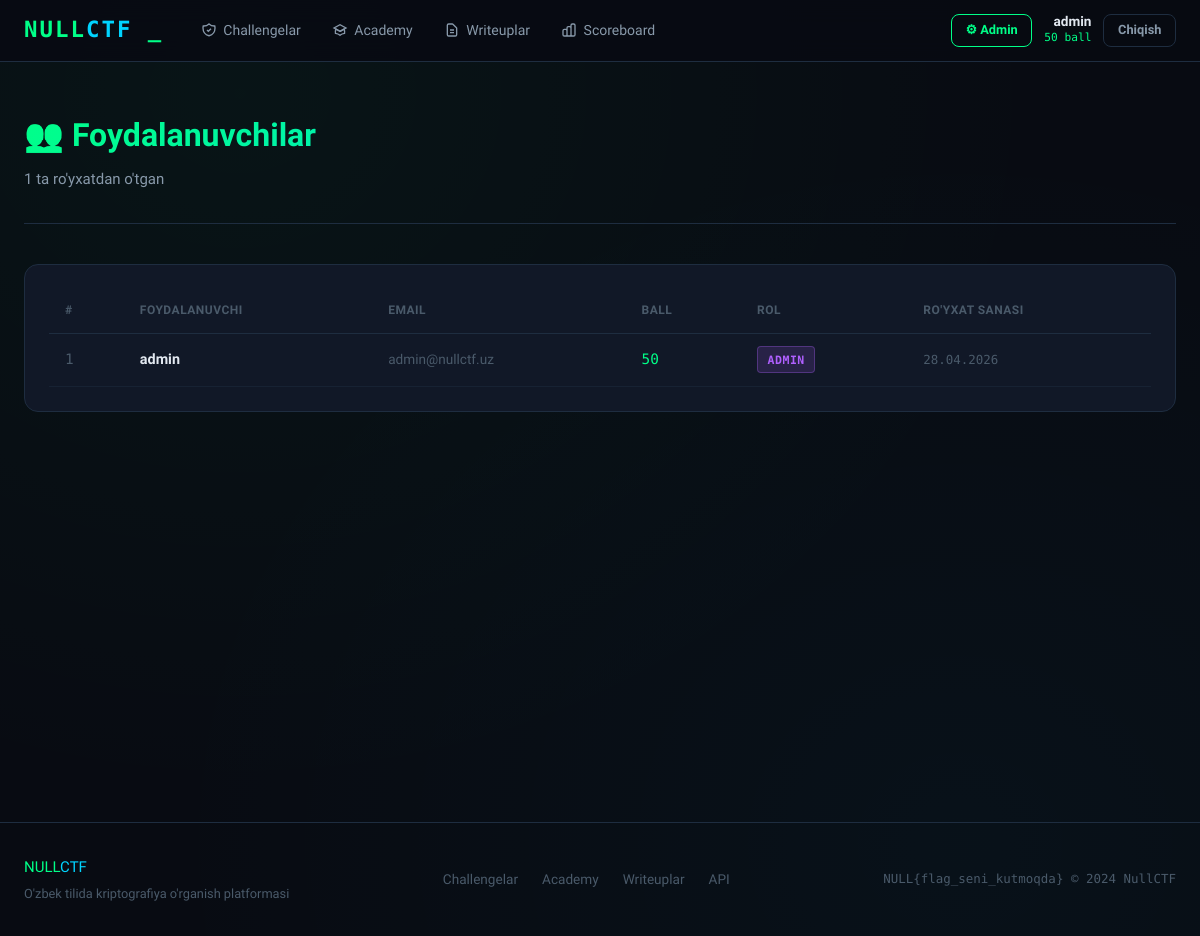
/admin/users (signed in), run on an earlier commit of the app's database.
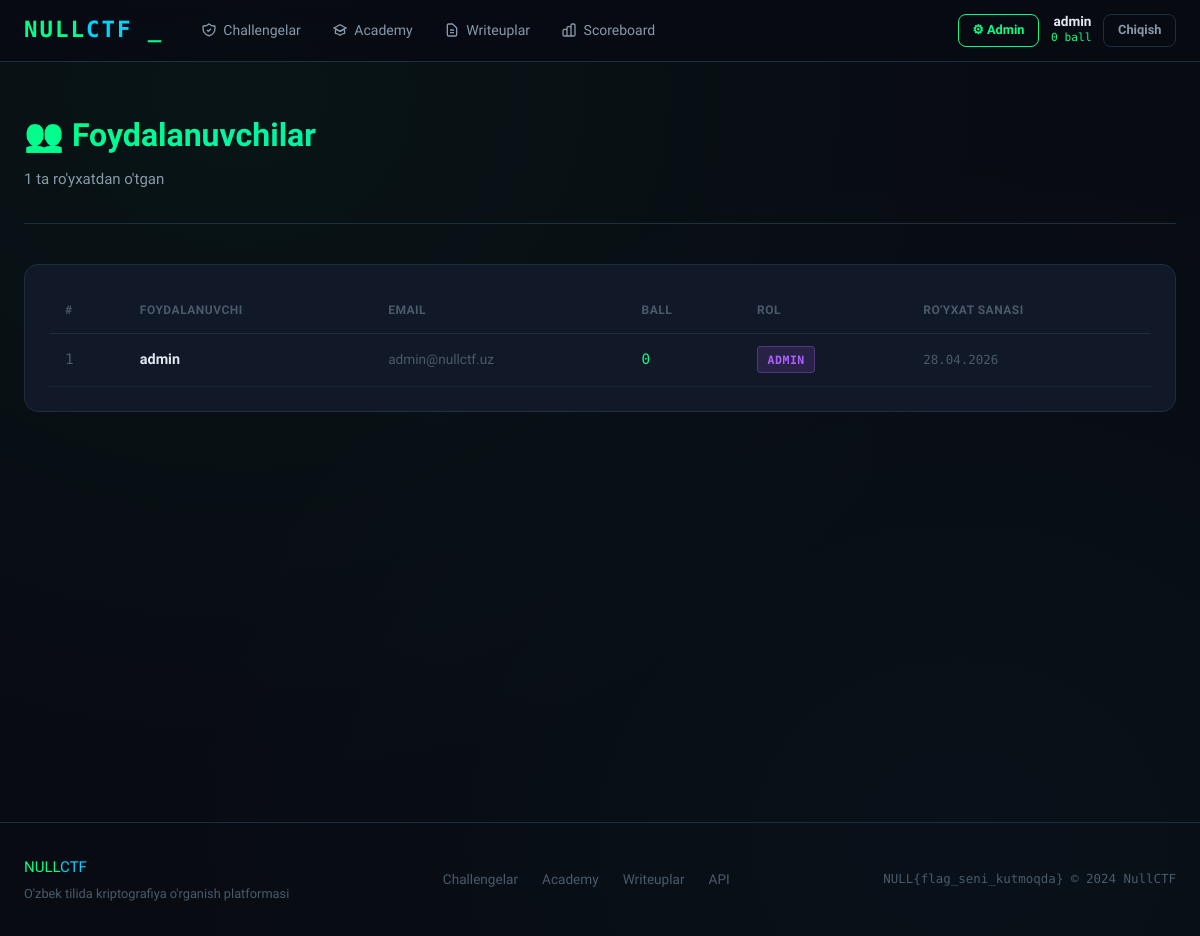
And on a later commit of the database.
### backend/models/database.py (models this page shows, shortened)
class User(UserMixin, db.Model):
    __tablename__ = 'users'
    id            = db.Column(db.Integer, primary_key=True)
    username      = db.Column(db.String(50), unique=True, nullable=False)
    email         = db.Column(db.String(120), unique=True, nullable=False)
    password_hash = db.Column(db.String(256), nullable=False)
    score         = db.Column(db.Integer, default=0)
    is_admin      = db.Column(db.Boolean, default=False)
    created_at    = db.Column(db.DateTime, default=datetime.utcnow)
    submissions = db.relationship('Submission', backref='user', lazy='dynamic')

### backend/routes/admin.py (the view)
@admin_bp.route('/users')
@admin_required
def users():
    all_users = User.query.order_by(User.score.desc()).all()
    return render_template('admin/users.html', users=all_users)

### backend/routes/admin.py (called while the page is built)
def admin_required(f):
    @wraps(f)
    @login_required
    def decorated(*args, **kwargs):
        if not current_user.is_admin:
            flash('Ruxsat yo\'q.', 'danger')
            return redirect(url_for('challenges.index'))
        return f(*args, **kwargs)
    return decorated

### frontend/templates/admin/users.html (shortened to what this page needs)
{% extends 'base.html' %}
{% block content %}
<div class="container">
  <div class="page-header">
    <h1 class="page-title">👥 Foydalanuvchilar</h1>
    <p class="page-subtitle">{{ users|length }} ta ro'yxatdan o'tgan</p>
  </div>
  <div class="card">
    <div class="table-wrap">
      <table class="table">
        <thead>
          <tr><th>#</th><th>Foydalanuvchi</th><th>Email</th><th>Ball</th><th>Rol</th><th>Ro'yxat sanasi</th></tr>
        </thead>
        <tbody>
          {% for u in users %}
          <tr>
            <td style="color:var(--text-muted); font-family:var(--mono);">{{ loop.index }}</td>
            <td style="font-weight:600;">{{ u.username }}</td>
            <td style="color:var(--text-muted); font-size:.85rem;">{{ u.email }}</td>
            <td style="font-family:var(--mono); color:var(--green);">{{ u.score }}</td>
            <td>
              {% if u.is_admin %}
              <span class="badge" style="background:rgba(176,96,255,.15); color:var(--purple); border:1px solid rgba(176,96,255,.3);">Admin</span>
              {% else %}
              <span class="badge" style="background:var(--bg-surface); color:var(--text-muted); border:1px solid var(--border);">Foydalanuvchi</span>
              {% endif %}
            </td>
            <td style="color:var(--text-muted); font-family:var(--mono); font-size:.78rem;">
              {{ u.created_at.strftime('%d.%m.%Y') }}
            </td>
          </tr>
          {% endfor %}
        </tbody>
      </table>
    </div>
  </div>
</div>
{% endblock %}

### frontend/templates/base.html (shortened to what this page needs)
<!DOCTYPE html>
<html lang="uz">
<head>
  <link rel="stylesheet" href="{{ url_for('static', filename='css/main.css') }}">
</head>
<body>
<nav class="navbar">
  <div class="nav-inner">
    <a href="{{ url_for('challenges.index') }}" class="nav-brand">
      <span class="brand-null">NULL</span><span class="brand-ctf">CTF</span>
      <span class="brand-cursor">_</span>
    </a>
    <div class="nav-links">
      <a href="{{ url_for('challenges.challenges_list') }}" class="nav-link {% if request.endpoint and 'challenge' in request.endpoint %}active{% endif %}">
        <svg viewBox="0 0 24 24" fill="none" stroke="currentColor" stroke-width="2"><path d="M9 12l2 2 4-4m5.618-4.016A11.955 11.955 0 0112 2.944a11.955 11.955 0 01-8.618 3.04A12.02 12.02 0 003 9c0 5.591 3.824 10.29 9 11.622 5.176-1.332 9-6.03 9-11.622 0-1.042-.133-2.052-.382-3.016z"/></svg>
        Challengelar
      </a>
      <a href="{{ url_for('academy.index') }}" class="nav-link {% if request.endpoint and 'academy' in request.endpoint %}active{% endif %}">
        <svg viewBox="0 0 24 24" fill="none" stroke="currentColor" stroke-width="2"><path d="M12 14l9-5-9-5-9 5 9 5z"/><path d="M12 14l6.16-3.422a12.083 12.083 0 01.665 6.479A11.952 11.952 0 0012 20.055a11.952 11.952 0 00-6.824-2.998 12.078 12.078 0 01.665-6.479L12 14z"/></svg>
        Academy
      </a>
      <a href="{{ url_for('writeups.index') }}" class="nav-link {% if request.endpoint and 'writeup' in request.endpoint %}active{% endif %}">
        <svg viewBox="0 0 24 24" fill="none" stroke="currentColor" stroke-width="2"><path d="M9 12h6m-6 4h6m2 5H7a2 2 0 01-2-2V5a2 2 0 012-2h5.586a1 1 0 01.707.293l5.414 5.414a1 1 0 01.293.707V19a2 2 0 01-2 2z"/></svg>
        Writeuplar
      </a>
      <a href="{{ url_for('challenges.scoreboard') }}" class="nav-link {% if request.endpoint == 'challenges.scoreboard' %}active{% endif %}">
        <svg viewBox="0 0 24 24" fill="none" stroke="currentColor" stroke-width="2"><path d="M9 19v-6a2 2 0 00-2-2H5a2 2 0 00-2 2v6a2 2 0 002 2h2a2 2 0 002-2zm0 0V9a2 2 0 012-2h2a2 2 0 012 2v10m-6 0a2 2 0 002 2h2a2 2 0 002-2m0 0V5a2 2 0 012-2h2a2 2 0 012 2v14a2 2 0 01-2 2h-2a2 2 0 01-2-2z"/></svg>
        Scoreboard
      </a>
    </div>
    <div class="nav-auth">
      {% if current_user.is_authenticated %}
        {% if current_user.is_admin %}
        <a href="{{ url_for('admin.dashboard') }}" class="btn btn-sm btn-outline">⚙ Admin</a>
        {% endif %}
        <a href="{{ url_for('auth.profile') }}" class="user-badge">
          <span class="user-name">{{ current_user.username }}</span>
          <span class="user-score">{{ current_user.score }} ball</span>
        </a>
        <a href="{{ url_for('auth.logout') }}" class="btn btn-sm btn-ghost">Chiqish</a>
      {% else %}
        <a href="{{ url_for('auth.login') }}" class="btn btn-sm btn-ghost">Kirish</a>
        <a href="{{ url_for('auth.register') }}" class="btn btn-sm btn-primary">Ro'yxat</a>
      {% endif %}
    </div>
  </div>
</nav>
<main class="main-content">
  {% block content %}{% endblock %}
</main>
<footer class="footer">
  <div class="footer-inner">
    <div class="footer-brand">
      <span class="brand-null">NULL</span><span class="brand-ctf">CTF</span>
      <p>O'zbek tilida kriptografiya o'rganish platformasi</p>
    </div>
    <div class="footer-links">
      <a href="{{ url_for('challenges.challenges_list') }}">Challengelar</a>
      <a href="{{ url_for('academy.index') }}">Academy</a>
      <a href="{{ url_for('writeups.index') }}">Writeuplar</a>
      <a href="{{ url_for('api.get_stats') }}">API</a>
    </div>
    <div class="footer-copy">
      <p>NULL{flag_seni_kutmoqda} &copy; 2024 NullCTF</p>
    </div>
  </div>
</footer>
</body>
</html>

What changed in the data, as far as the page shows it:
changed User "admin": score "50" → "0"
